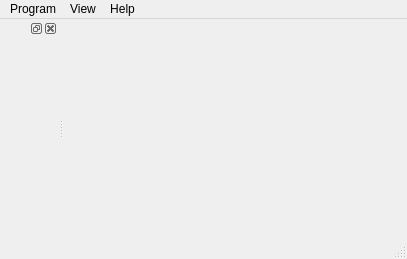
<?xml version="1.0" encoding="UTF-8"?>
<ui version="4.0">
 <class>MainWindow</class>
 <widget class="QMainWindow" name="MainWindow">
  <property name="geometry">
   <rect>
    <x>0</x>
    <y>0</y>
    <width>407</width>
    <height>259</height>
   </rect>
  </property>
  <property name="windowTitle">
   <string>MainWindow</string>
  </property>
  <widget class="QWidget" name="centralwidget">
   <layout class="QVBoxLayout" name="verticalLayout">
    <property name="spacing">
     <number>0</number>
    </property>
    <property name="margin">
     <number>0</number>
    </property>
   </layout>
  </widget>
  <widget class="QMenuBar" name="menubar">
   <property name="geometry">
    <rect>
     <x>0</x>
     <y>0</y>
     <width>407</width>
     <height>18</height>
    </rect>
   </property>
   <widget class="QMenu" name="menuProgram">
    <property name="title">
     <string>Program</string>
    </property>
    <addaction name="actionNetwork"/>
    <addaction name="actionQuit"/>
   </widget>
   <widget class="QMenu" name="menuHelp">
    <property name="title">
     <string>Help</string>
    </property>
    <addaction name="actionAbout"/>
   </widget>
   <widget class="QMenu" name="menuView">
    <property name="title">
     <string>View</string>
    </property>
    <addaction name="actionFull_screen"/>
   </widget>
   <addaction name="menuProgram"/>
   <addaction name="menuView"/>
   <addaction name="menuHelp"/>
  </widget>
  <widget class="QStatusBar" name="statusbar">
   <property name="sizeGripEnabled">
    <bool>true</bool>
   </property>
  </widget>
  <widget class="QDockWidget" name="dockWidget_3">
   <attribute name="dockWidgetArea">
    <number>1</number>
   </attribute>
   <widget class="QWidget" name="dockWidgetContents_3"/>
  </widget>
  <action name="actionNetwork">
   <property name="text">
    <string>Network</string>
   </property>
  </action>
  <action name="actionQuit">
   <property name="text">
    <string>Quit</string>
   </property>
  </action>
  <action name="actionAbout">
   <property name="text">
    <string>About</string>
   </property>
  </action>
  <action name="actionFull_screen">
   <property name="checkable">
    <bool>true</bool>
   </property>
   <property name="text">
    <string>Full screen</string>
   </property>
   <property name="shortcut">
    <string>Alt+Return</string>
   </property>
   <property name="shortcutContext">
    <enum>Qt::ApplicationShortcut</enum>
   </property>
  </action>
 </widget>
 <resources/>
 <connections>
  <connection>
   <sender>actionQuit</sender>
   <signal>activated()</signal>
   <receiver>MainWindow</receiver>
   <slot>close()</slot>
   <hints>
    <hint type="sourcelabel">
     <x>-1</x>
     <y>-1</y>
    </hint>
    <hint type="destinationlabel">
     <x>399</x>
     <y>299</y>
    </hint>
   </hints>
  </connection>
 </connections>
</ui>
